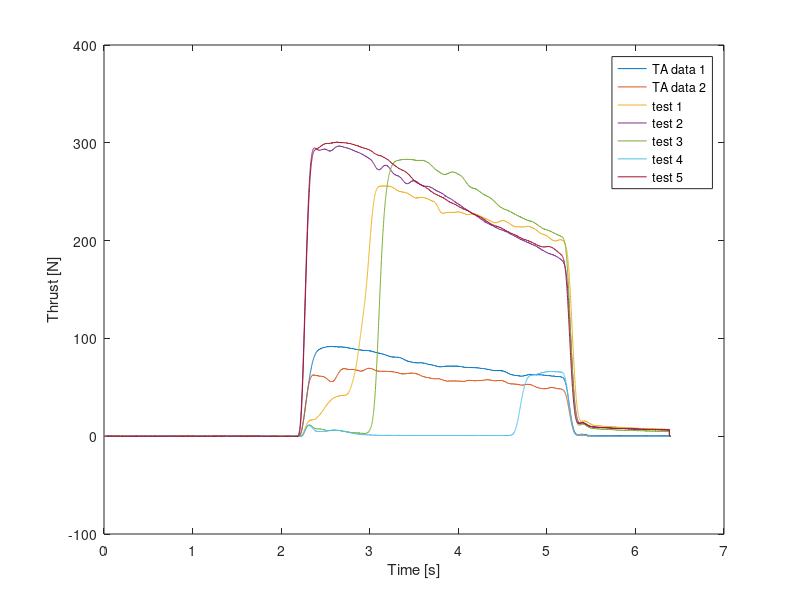

Source code (MATLAB): (Note: this script raises an error after producing the figure.)

%% Test Analysis
% ME 140 - Reginald Mitchell - Spring 2018
% Projects 7 - The Hybrid Rocket Motor
% Alex Casa, Ian Gunady, Minh Ngo Duc, Thomas Trzpit, Zane Zook

% analyze the test fires
% testfire1 & testfire2 are from Isabel and Sarah
% ===============================================
% Important variables from Lab 3 data sets (testfire1 and testfire2)
% A_throat  = 0.0001824 [m^2]
% P_choked_min = choked orifice pressure (kPa gage)
% chamP = chamber pressure [kPa gage]
% resP = O2 resevoir pressure (kPa gage)
% thrust = thrust [N]
% temp = temp [K]
% mfuel = mass of consumed fuel [g]
% m_O2 = mass O2 consumed [kg]
% m_total = mass O2 + mass fuel consumed [kg]
% ==================================================
% 5/26/18 3:30pm testfire3 our own fuel grain, 5/32'' and 1/1'' hole diameter. 5.375'' to
% tal length, with upstream mixing chamber
% 5/31/18 2:00pm testfire4 our own fuel grain, X pattern, cone mixing
% chamber, 5.375'' total length
% 6/3/18 1:45pm testfire5 our own fuel grain, X pattern, cone mixing
% chamber, 5.375'' total length, delayed ignition
% 6/4/18 11:30am testfire6, TA fuel grain, our nozzzle
% 6/5/18 1:15pm testfire7, our own fuel grain, X pattern, cone mixing
% chamber, 5.375'' total length, our own converging (5th order polynomial)
% and diverging (conical) nozzle
clear all; close all; clc;
A = load('testfire1.mat');
B = load('testfire2.mat');
C = load('testfire3.mat');
D = load('testfire4.mat');
E = load('testfire5.mat');
F = load('testfire6.mat');
G = load('testfire7.mat');

% foul? 0 if did not foul, 1 if did foul
A.foul = 0;
B.foul = 0;
C.foul = 0;
D.foul = 1;
E.foul = 0;
F.foul = 0;
G.foul = 0;
set(0,'DefaultAxesColor','none')
% plot thrust vs time
plot(A.time,A.thrust)
hold on
plot(B.time,B.thrust)
plot(C.time,C.thrust)
plot(D.time,D.thrust)
plot(E.time,E.thrust)
plot(F.time,F.thrust)
plot(G.time,G.thrust)
xlabel('Time [s]'); ylabel('Thrust [N]')
legend('TA data 1','TA data 2','test 1','test 2','test 3','test 4','test 5',...
    'Location', 'best');
plotfixer;

% plot pressures vs time

% calculate total and specific impulse
g = 9.81;   % [m/s^2]
dt = 0.001; % [s]
Best.impulse = 891;

A.mfuel = A.mfuel/1000; % [kg]
B.mfuel = B.mfuel/1000;
C.mfuel = C.mfuel/1000;
D.mfuel = D.mfuel/1000;
E.mfuel = E.mfuel/1000;
F.mfuel = F.mfuel/1000;
G.mfuel = G.mfuel/1000;

Best.impulse_sp = 218;

% calculate mixture ratio
A.mr = A.m_O2/A.mfuel;
B.mr = B.m_O2/B.mfuel;
C.mr = C.m_O2/C.mfuel;
D.mr = D.m_O2/D.mfuel;
E.mr = E.m_O2/E.mfuel;
F.mr = F.m_O2/F.mfuel;
G.mr = G.m_O2/G.mfuel;

ThrustAll.A = A.thrust;
ThrustAll.B = B.thrust;
ThrustAll.C = C.thrust;
ThrustAll.D = C.thrust;
ThrustAll.E = E.thrust;
ThrustAll.F = F.thrust;
ThrustAll.G = G.thrust;
ThrustAll.time = A.time;
save('ThrustAll', '-struct', 'ThrustAll', 'time', 'A', 'B', 'C', 'D', 'E', 'F', 'G')

% Charactersitic area ratio - cross sectional to surface area ratio
% test1 and test2 (assuming a single hole with 3/4'' diameter)
A.r = (19.05/2)*1e-3;       % [m] radius of circle
A.L = 136.525*1e-3;         % [m] length of grain (5.375 in)
A.ax = pi*A.r^2;            % [m^2] initial total cross sectional area of port (~O2)
A.as = 2*pi*A.r;            % [m^2] initial total surface area of port (~fuel)
A.A_rat = A.ax/A.as;        % characteristic area ratio (cross sectional to surface area ratio)

% test3
C.rs = (3.96875/2)*1e-3;    % [m] radius of smaller circles
C.rl = (6.35/2)*1e-3;       % [m] radius of the larger circle in the middle
C.L = 136.525*1e-3;         % [m] length of grain (5.375 in)
C.ax = pi*C.rl^2 + 22*pi*C.rs^2;    % [m^2] initial total cross sectional area of ports (~O2)
C.as = 2*pi*C.rl*C.L + 22*2*pi*C.rs;% [m^2] initial total surface area of ports (~fuel)
C.A_rat = C.ax/C.as;        % characteristic area ratio (cross sectional to surface area ratio)
%*85
% Table of results
TestName = ['TA data 1';'TA data 2';'test 1   ';'test 2   ';'test 3   ';'test 4   ';'test 5   '];
mr = [A.mr;B.mr;C.mr;D.mr;E.mr;F.mr;G.mr];
Impulse = [A.impulse;B.impulse;C.impulse;D.impulse;E.impulse;F.impulse;G.impulse];
SpecificImpulse = [A.Isp;B.Isp;C.Isp;D.Isp;E.Isp;F.Isp;G.Isp];
Foul = [A.foul;B.foul;C.foul;D.foul;E.foul;F.foul;G.foul];

T = table(TestName,mr,Impulse,SpecificImpulse,Foul);
disp(T)

%% Final test analysis
Patm = 101325;      % [Pa]

N.dt = 0.0166624;   % [m] nozzle throat diameter (0.66 inch)
N.rt = N.dt/2;      % [m] nozzle throat radius
N.At = pi*N.rt^2;   % [m^2] nozzle throat area 
N.epsilon = 1.81;   % expansion ratio <- DOUBLE CHECK THIS !!!!!!
N.Ae = N.epsilon*N.At;  % [m^2] exit area

G.dt = G.time(G.final_index) - G.time(G.start_index);   % [s] time of test
G.thrust_avg = G.impulse/G.dt;      % [N]
G.mdot = G.m_total/G.dt;            % [kg/s]
G.v_exit_avg = G.thrust_avg/G.mdot; % [m/s] thrust = ve  + pressure (assume pressure terms cancel)
G.Po = G.chamP(G.start_index:G.final_index);    % [kPa] gage
G.Po = G.Po*1000 + Patm;            % [Pa]
G.Po_avg = mean(G.Po);              % [Pa]

G.Me = 2.83;    % Mach at exit, based on nozzle expansion ratio, assumes isentropic
% M = Ve/c
G.ce = G.v_exit_avg/G.Me;  % [m/s] speed of sound at exit
% c = krt
% G.Te = G.ce/G.k*R;

% %% Pressure test B
% figure
% plot(B.time,B.chamP)
% hold on
% plot(B.time,B.P_choked_min)
% legend('chamber pressure','resevoir pressure'); title('test B pressures')
% xlabel('time'); ylabel('pressure')
% plotfixer
% 
% %% Pressure test C
% figure
% plot(C.time,C.chamP)
% hold on
% plot(C.time,C.P_choked_min)
% legend('chamber pressure','resevoir pressure'); title('test C pressures')
% xlabel('time'); ylabel('pressure')
% plotfixer
% 
%% Pressure test D
figure
plot(D.time,D.chamP)
hold on
plot(D.time,D.P_choked_min)
legend('chamber pressure','resevoir pressure'); title('test D pressures')
xlabel('Time [s]'); ylabel('Pressure [kPa] gage')
plotfixer

%% total impulse vs mr
Imr.mr = [A.mr B.mr C.mr D.mr E.mr F.mr G.mr];
Imr.impulse = [A.impulse B.impulse C.impulse D.impulse E.impulse F.impulse G.impulse];
save('Impulse_vs_mr', '-struct', 'Imr', 'mr', 'impulse')
plot(Imr.mr,Imr.impulse,'o')
xlabel('Mixture Ratio')
ylabel('Total Impulse [Ns]')
plotfixer

%% Pressure test E
E.dt = E.time(E.final_index) - E.time(E.start_index);   % [s] time of test
E.thrust_avg = E.impulse/E.dt;      % [N]
E.mdot = E.m_total/E.dt;            % [kg/s]
E.v_exit_avg = E.thrust_avg/E.mdot; % [m/s] thrust = ve  + pressure (assume pressure terms cancel)
E.Po = E.chamP(E.start_index:E.final_index);    % [kPa] gage
E.Po = E.Po*1000 + Patm;            % [Pa]
E.Po_avg = mean(E.Po);              % [Pa]
figure
plot(E.time,E.chamP)
hold on
plot(E.time,E.P_choked_min)
legend('chamber pressure','resevoir pressure'); title('test E pressures')
xlabel('Time [s]'); ylabel('Pressure [kPa] gage')
plotfixer
save('Pressure5', '-struct', 'E', 'time', 'P_choked_min', 'chamP')
%% Pressure test F
figure
plot(F.time,F.chamP)
hold on
plot(F.time,F.P_choked_min)
legend('chamber pressure','resevoir pressure'); title('test F pressures')
xlabel('Time [s]'); ylabel('Pressure [kPa] gage')
plotfixer
%% Pressure test G
figure
plot(G.time,G.chamP)
hold on
plot(G.time,G.P_choked_min)
legend('chamber pressure','resevoir pressure'); title('test G pressures')
xlabel('Time [s]'); ylabel('Pressure [kPa] gage')
plotfixer
save('Pressure7', '-struct', 'G', 'time', 'P_choked_min', 'chamP')
% %% improvement over test fires
% figure
% plot(Impulse)
% xlabel('Test Fire #')
% ylabel('Total Impulse [Ns]')
% plotfixer